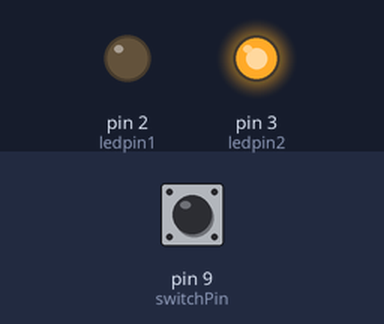
This sketch was run on a simulated Arduino Uno, built with avr-gcc and run on an emulated ATmega328P. On the bench: output pins drawn as LEDs (lit = HIGH). The test bench sets the inputs (shaded band); at power-on: pin 9 (switchPin) LOW.

Above: at 1.2 s.
1.3 s: pin 9 (switchPin) pulled HIGH for 0.15 s
At 1.37 s:
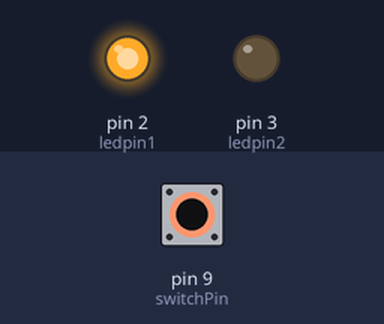
2.9 s: pin 9 (switchPin) pulled HIGH for 3.2 s
At 6.4 s:
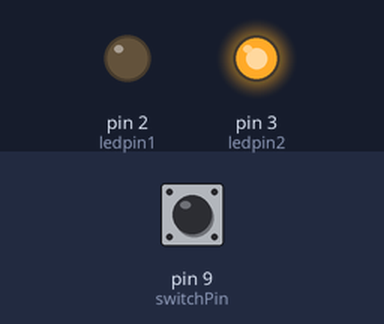
Timing chart, 0 to 7.9 s (numbered marks = the images above; inputs shaded):
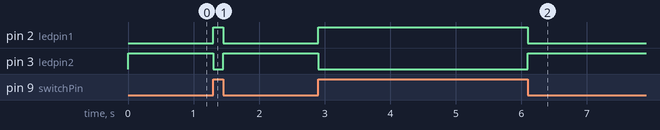

Measured:
- after the input at 1.3 s, pin 2 (ledpin1): LOW → HIGH at once, → LOW 0.15 s later; pin 3 (ledpin2): HIGH → LOW at once, → HIGH 0.15 s later
- after the input at 2.9 s, pin 2 (ledpin1): LOW → HIGH at once, → LOW 3.2 s later; pin 3 (ledpin2): HIGH → LOW at once, → HIGH 3.2 s later

The sketch:

_2leds1buton.ino
```cpp
int switchPin = 9;    // pin du bouton (
int ledpin1 =2;   //  le nom de la led est choisie au hasard
int ledpin2 =3;
void setup() {

  pinMode(switchPin, INPUT);
  // cette ligne signifie que switchpin(bouton)est une entrée
  pinMode(ledpin1, OUTPUT); //led1== sortie
  pinMode(ledpin2, OUTPUT); //led2== sortie
  digitalWrite(ledpin1, LOW);
}
void loop() {

  if (digitalRead(switchPin) == HIGH) // si le bouton est HIGH ( soit appuyer) voici ce qui se passe:
  {
   digitalWrite(ledpin2, LOW); //si le bouton est HIGH
  digitalWrite(ledpin1, HIGH); //si le bouton est HIGH
}
  else // inversement si il n'est pas appuyer
  {
      digitalWrite(ledpin2, HIGH); //si le bouton est LOW
  digitalWrite(ledpin1, LOW); //si le bouton est LOW
  }

}
```
